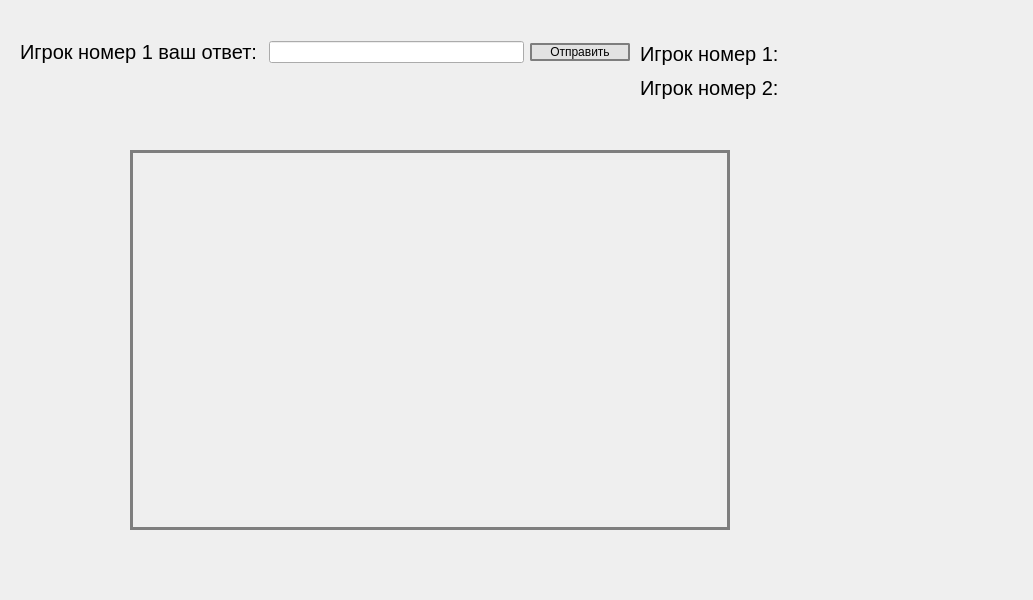
<?xml version="1.0" encoding="UTF-8"?>
<ui version="4.0">
 <class>MainWindow</class>
 <widget class="QMainWindow" name="MainWindow">
  <property name="geometry">
   <rect>
    <x>0</x>
    <y>0</y>
    <width>1033</width>
    <height>600</height>
   </rect>
  </property>
  <property name="minimumSize">
   <size>
    <width>1033</width>
    <height>600</height>
   </size>
  </property>
  <property name="maximumSize">
   <size>
    <width>1033</width>
    <height>600</height>
   </size>
  </property>
  <property name="windowTitle">
   <string>MainWindow</string>
  </property>
  <widget class="QWidget" name="centralwidget">
   <widget class="QLabel" name="label_map">
    <property name="geometry">
     <rect>
      <x>130</x>
      <y>150</y>
      <width>600</width>
      <height>380</height>
     </rect>
    </property>
    <property name="minimumSize">
     <size>
      <width>600</width>
      <height>380</height>
     </size>
    </property>
    <property name="maximumSize">
     <size>
      <width>600</width>
      <height>380</height>
     </size>
    </property>
    <property name="styleSheet">
     <string notr="true">QLabel{
	color: rgb(3, 3, 3);
	border: 3px solid rgb(126, 126, 126);
}</string>
    </property>
    <property name="text">
     <string/>
    </property>
   </widget>
   <widget class="QWidget" name="layoutWidget">
    <property name="geometry">
     <rect>
      <x>640</x>
      <y>40</y>
      <width>352</width>
      <height>62</height>
     </rect>
    </property>
    <layout class="QVBoxLayout" name="verticalLayout">
     <item>
      <widget class="QLabel" name="points_1">
       <property name="font">
        <font>
         <pointsize>15</pointsize>
        </font>
       </property>
       <property name="text">
        <string>Игрок номер 1: </string>
       </property>
      </widget>
     </item>
     <item>
      <widget class="QLabel" name="points_2">
       <property name="minimumSize">
        <size>
         <width>350</width>
         <height>0</height>
        </size>
       </property>
       <property name="font">
        <font>
         <pointsize>15</pointsize>
        </font>
       </property>
       <property name="text">
        <string>Игрок номер 2: </string>
       </property>
      </widget>
     </item>
    </layout>
   </widget>
   <widget class="QWidget" name="">
    <property name="geometry">
     <rect>
      <x>20</x>
      <y>40</y>
      <width>610</width>
      <height>64</height>
     </rect>
    </property>
    <layout class="QVBoxLayout" name="verticalLayout_2">
     <item>
      <layout class="QHBoxLayout" name="horizontalLayout">
       <item>
        <widget class="QLabel" name="label_2">
         <property name="font">
          <font>
           <pointsize>15</pointsize>
          </font>
         </property>
         <property name="text">
          <string>Игрок номер 1 ваш ответ: </string>
         </property>
        </widget>
       </item>
       <item>
        <widget class="QLineEdit" name="answer_line_edit">
         <property name="minimumSize">
          <size>
           <width>250</width>
           <height>0</height>
          </size>
         </property>
        </widget>
       </item>
       <item>
        <widget class="QPushButton" name="answer_btn">
         <property name="minimumSize">
          <size>
           <width>100</width>
           <height>0</height>
          </size>
         </property>
         <property name="styleSheet">
          <string notr="true">QPushButton{
	background-color: rgb(227, 227, 227);
	color: rgb(3, 3, 3);
	border: 2px solid rgb(126, 126, 126);
	border-radius: 2px
}

QPushButton:hover{
	background-color: #4CAF50;
	color: rgb(255, 255, 255);
}</string>
         </property>
         <property name="text">
          <string>  Отправить  </string>
         </property>
        </widget>
       </item>
      </layout>
     </item>
     <item>
      <widget class="QLabel" name="no_answer">
       <property name="font">
        <font>
         <pointsize>15</pointsize>
        </font>
       </property>
       <property name="text">
        <string/>
       </property>
      </widget>
     </item>
    </layout>
   </widget>
  </widget>
 </widget>
 <resources/>
 <connections/>
</ui>
